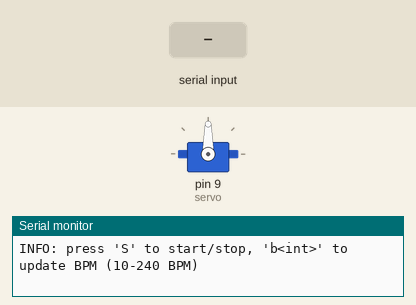
A sketch run on a simulated Arduino Uno, built with avr-gcc and run on an emulated ATmega328P. On the bench: servo, the last lines printed to the serial monitor. The test bench sets the inputs (shaded band).

Above: at 1.2 s.
1.3 s: "S90\n" received over Serial
At 1.45 s:
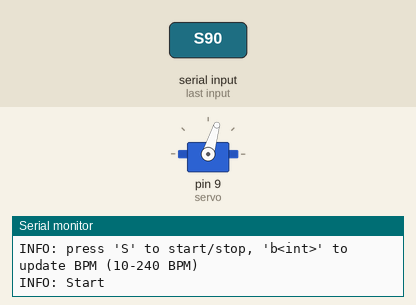
At 2.05 s:
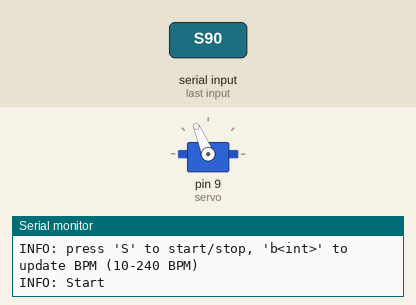
Timing chart, 0 to 10.3 s (numbered marks = the images above; inputs shaded):
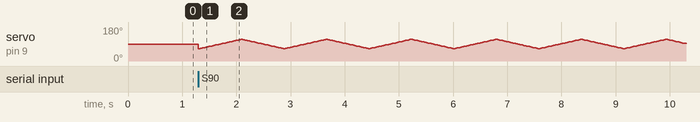

The sketch:

arduiono_diy_metronome.ino
```cpp
// (licence header left out)
// inspired by https://www.instructables.com/DIY-Metronome/

#include <Servo.h> // attach the servo library

// global variables and constants

// create servo object
Servo metronome;

// define servo pin
const int servo = 9;

// centre position of the servo
int centre = 90;
// number of positions to smooth the trajectory
int num_pos = 128;
// number of steps of the trajectory
int num_steps = (num_pos-1)*2;
// max angle from the center position to left and right
int alpha = 25;

// initialize variables to default the behavior to a not running metronome
// running at 60 bpm when started without updating the bpm setting
int bpm = 0;
int set_bpm = 60;
int running = 0;


// initialize serial and servo library
void setup() {
  metronome.attach (servo);   //attach the metronome var to a servo pin

  //initialize the angle of the metronome
  metronome.write (centre);
  Serial.begin (9600);
  Serial.write("INFO: press 'S' to start/stop, 'b<int>' to update BPM (10-240 BPM)\n\r");
}

// main loop
void loop() {
  int pos;

  // handle serial IO
  //  * to start and stop movement (default at 60 BPM)
  //  * to update the current bpm setting, aplpied when restarting the movement
  if (Serial.available() > 0) {
    int c = Serial.read();
    switch (c) {
     case 'S':
     case 's':
      if (running == 1) {
        running = 0;
        Serial.write("INFO: Stop\n\r");
      } else {
        running = 1;
        bpm = set_bpm;
        Serial.write("INFO: Start\n\r");
      }
      break;
    case 'B':
    case 'b':
      if (! running) {
        int new_bpm;
        new_bpm = Serial.parseInt();
        Serial.write("INFO: Read ");
        Serial.print(new_bpm, DEC);
        Serial.write(" BPM\n\r");
        if (new_bpm > 240) {
          Serial.write("ERROR: BPM ");
          Serial.print(new_bpm, DEC);
          Serial.write(" too high, ignoring!\n\r");
        } else if (new_bpm < 10) {
          Serial.write("ERROR: BPM ");
          Serial.print(new_bpm, DEC);
           Serial.write(" too small, ignoring!\n\r");
        } else {
          set_bpm = new_bpm;
        }
      }
      break;
    default:
      break;
    }
  }

  // create smooth trajectory
  if (running == 1) {
    for (int i = 0; i < num_pos; i++) {
      pos = centre - alpha + i*2*alpha/(num_pos-1);
      metronome.write (pos);
      delay(60*10/num_steps*100/bpm*2);
    }
    for (int i = 0; i < num_pos; i++) {
      pos = centre + alpha - i*2*alpha/(num_pos-1);
      metronome.write (pos);
      delay(60*10/num_steps*100/bpm*2);
    }
  }
}
```
